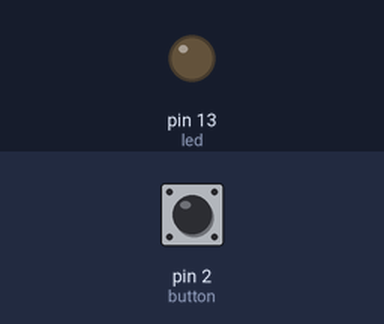
Bench run of a sketch on a simulated Arduino Uno, built with avr-gcc and run on an emulated ATmega328P. Parts: output pins drawn as LEDs (lit = HIGH). Inputs (shaded band) come from the test bench; at power-on: pin 2 (button) LOW.

Above: at 1.2 s.
1.3 s: pin 2 (button) pulled HIGH for 0.15 s
At 1.37 s:
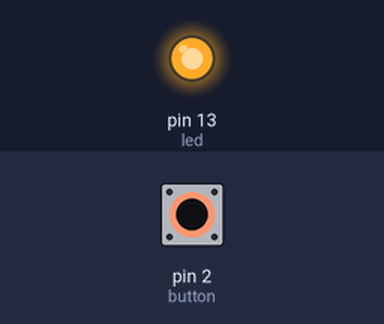
2.9 s: pin 2 (button) pulled HIGH for 3.2 s
At 7.3 s:
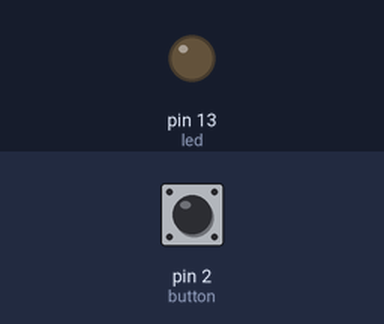
Timing chart, 0 to 8.8 s (numbered marks = the images above; inputs shaded):
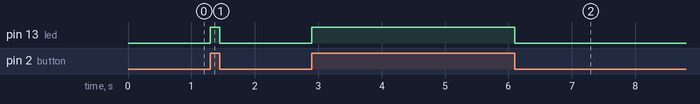

The sketch:

button_1_button.ino
```cpp
int led = 13;
int button = 2;
int val;
void setup() {
  pinMode(led,OUTPUT);
  pinMode(button,INPUT);
}

void loop() {
  val = digitalRead(button);
  if(val == HIGH)
  {
    digitalWrite(led,HIGH);
  }
  else digitalWrite(led,LOW);
}
```

Measured:
- after the input at 1.3 s, pin 13 (led): LOW → HIGH at once, → LOW 0.15 s later
- after the input at 2.9 s, pin 13 (led): LOW → HIGH at once, → LOW 3.2 s later
